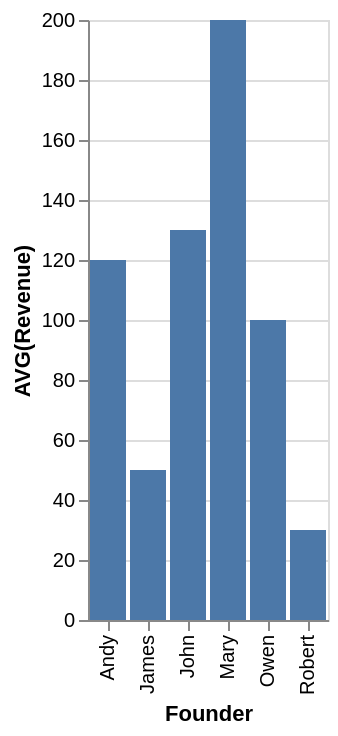

Express this chart as Vega-Lite.
### Vega-Lite specification from a JSON file in a GitHub repository (floating-point values rounded to 4 significant figures)
{"data": {"values": [{"x_data": "Andy", "y_data": 120}, {"x_data": "James", "y_data": 50}, {"x_data": "John", "y_data": 130}, {"x_data": "Mary", "y_data": 200}, {"x_data": "Owen", "y_data": 100}, {"x_data": "Robert", "y_data": 30}]}, "mark": "bar", "encoding": {"x": {"field": "x_data", "type": "nominal", "title": "Founder", "sort": "ascending"}, "y": {"field": "y_data", "type": "quantitative", "title": "AVG(Revenue)"}}}
